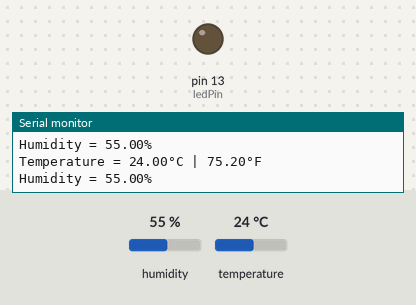
A sketch run on a simulated Arduino Uno, built with avr-gcc and run on an emulated ATmega328P. Shown: output pins drawn as LEDs (lit = HIGH), the last lines printed to the serial monitor. The inputs (shaded band) are chosen by the test bench; at power-on: temperature 24 °C, humidity 55 %.

Above: at 5.8 s.
5.9 s: temperature set to 27 °C
At 8.4 s:
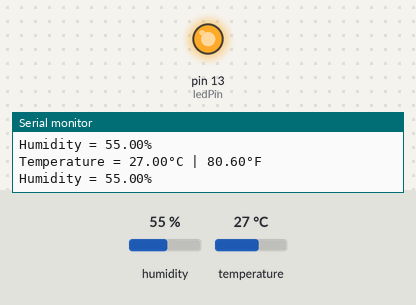
14.2 s: temperature set to 12 °C
At 15.5 s:
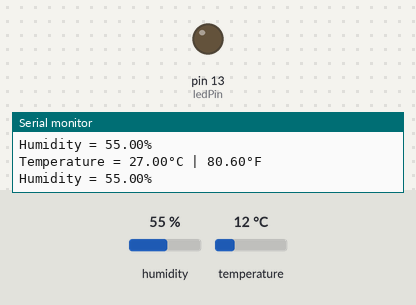
18.5 s: temperature set to 28 °C
At 20.5 s:
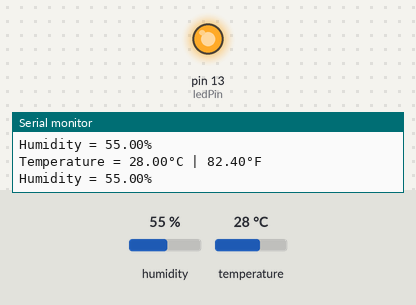
26.8 s: temperature set to 19 °C
At 26.8 s:
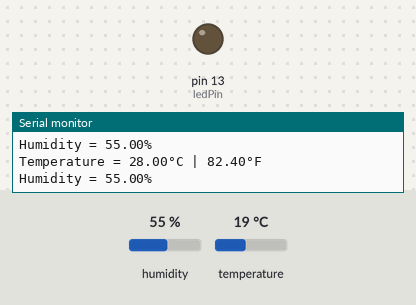
Timing chart, 0 to 29.8 s (numbered marks = the images above; inputs shaded):
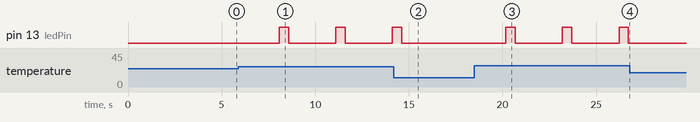

Measured:
- the behaviour switches between 25 and 26 °C on temperature (found by bisection; images 0 and 1)
- after the input at 5.9 s, pin 13 (ledPin): alternates HIGH for 0.50 s and LOW for 2.5 s, starting after 2.2 s
- after the input at 14.2 s, pin 13 (ledPin): goes on until 14.6 s, then stays LOW
- after the input at 18.5 s, pin 13 (ledPin): alternates HIGH for 0.50 s and LOW for 2.5 s, starting after 1.7 s
- after the input at 26.8 s, pin 13 (ledPin): stays LOW (without the input it goes to HIGH after 2.4 s)

The sketch:

DHT.ino
```cpp
#include <DHT.h>

#define outPin 8         // Defines pin number to which the DHT sensor is connected
#define ledPin 13        // Defines pin number to which the LED is connected

DHT DHT_U(8, DHT11);      // Creates a DHT object

void setup() {
  Serial.begin(9600);
  pinMode(ledPin, OUTPUT);   // Set the LED pin as an output
}

void loop() {
  delay(2000); // Wait two seconds

  DHT_U.read();

  float t = DHT_U.readTemperature();     // Read temperature
  float h = DHT_U.readHumidity();        // Read humidity

  Serial.print("Temperature = ");
  Serial.print(t);
  Serial.print("°C | ");
  Serial.print((t * 9.0) / 5.0 + 32.0);   // Convert Celsius to Fahrenheit
  Serial.println("°F ");
  Serial.print("Humidity = ");
  Serial.print(h);
  Serial.println("% ");
  Serial.println("");

  // Blink the LED based on temperature value
  if (t > 25.0) {
    digitalWrite(ledPin, HIGH);   // Turn on the LED
    delay(500);                   // LED on time
    digitalWrite(ledPin, LOW);    // Turn off the LED
    delay(500);                   // LED off time
  } else {
    digitalWrite(ledPin, LOW);    // Turn off the LED
    delay(1000);                  // Delay before next reading
  }
}
```
